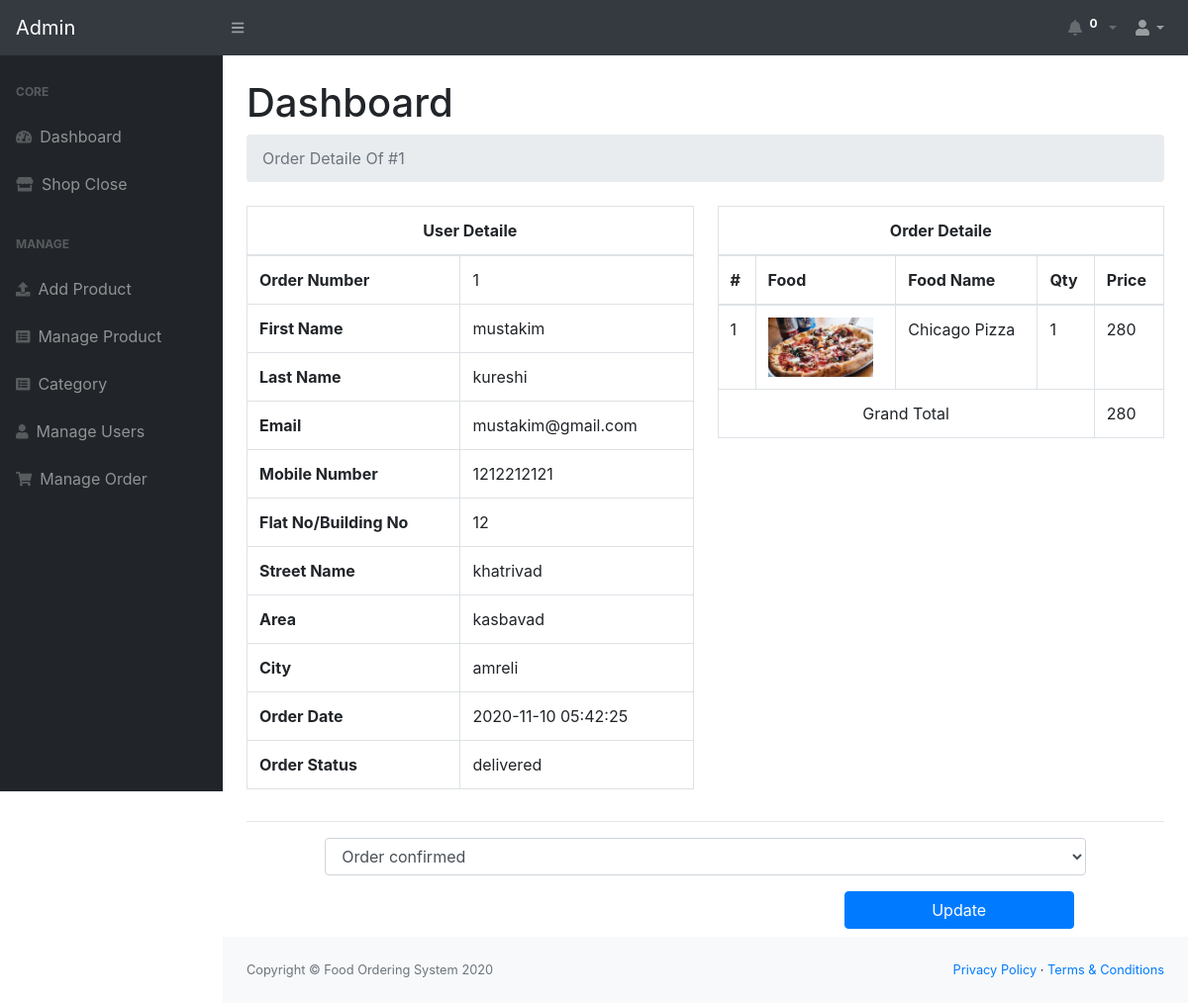
/admin/view_order.php?id=1 (signed in), run on the app's committed database.
### tables this page shows
CREATE TABLE IF NOT EXISTS `take_order` (
  `take_ord_id` int(200) NOT NULL AUTO_INCREMENT,
  `ord_id` longtext NOT NULL CHECK (json_valid(`ord_id`)),
  `address_id` int(200) NOT NULL,
  `user_id` int(200) NOT NULL,
  `status` varchar(200) NOT NULL,
  `amount` int(200) NOT NULL,
  `msg` varchar(200) NOT NULL,
  `date_time` timestamp NOT NULL DEFAULT current_timestamp(),
  PRIMARY KEY (`take_ord_id`)
);

CREATE TABLE IF NOT EXISTS `address` (
  `addr_id` int(200) NOT NULL AUTO_INCREMENT,
  `flat_no` varchar(200) NOT NULL,
  `street_name` varchar(200) NOT NULL,
  `area` varchar(200) NOT NULL,
  `city` varchar(200) NOT NULL,
  `user_id` int(200) NOT NULL,
  `date_time` timestamp NOT NULL DEFAULT current_timestamp(),
  PRIMARY KEY (`addr_id`)
);

CREATE TABLE IF NOT EXISTS `users` (
  `user_id` int(20) NOT NULL AUTO_INCREMENT,
  `fname` varchar(20) NOT NULL,
  `lname` varchar(20) NOT NULL,
  `email` varchar(20) NOT NULL,
  `mobile` int(15) NOT NULL,
  `pass` varchar(20) NOT NULL,
  `datetime` timestamp NOT NULL DEFAULT current_timestamp(),
  PRIMARY KEY (`user_id`)
);

CREATE TABLE IF NOT EXISTS `order_detaile` (
  `ord_id` int(200) NOT NULL AUTO_INCREMENT,
  `user_id` int(200) NOT NULL,
  `food_id` int(200) NOT NULL,
  `food_rs` int(200) NOT NULL,
  `food_qty` int(200) NOT NULL,
  `amount` int(200) NOT NULL,
  `time` timestamp NOT NULL DEFAULT current_timestamp(),
  `ord_status` varchar(200) NOT NULL DEFAULT 'not confirm',
  PRIMARY KEY (`ord_id`)
);

CREATE TABLE IF NOT EXISTS `food` (
  `food_id` int(20) NOT NULL AUTO_INCREMENT,
  `food_img` varchar(20) NOT NULL,
  `food_name` varchar(20) NOT NULL,
  `food_descript` varchar(100) NOT NULL,
  `food_rs` int(15) NOT NULL,
  `category_id` int(200) NOT NULL,
  PRIMARY KEY (`food_id`),
  KEY `category_id` (`category_id`)
);

### admin/view_order.php (the view, shortened to what this page needs)
<?php
if (isset($_SESSION['admin'])) {
    include 'sidebar_nav.php';
    if (isset($_GET['id'])) {
        $id = $_GET['id'];
        $qr = "SELECT * FROM `take_order` WHERE `take_ord_id`=$id";
        $res = mysqli_query($conn, $qr);
        $data = mysqli_num_rows($res);
        $row = mysqli_fetch_assoc($res);
        if ($data == 1) {
            $arr = json_decode($row['ord_id'], true);
            $qr2 = "SELECT * FROM `users` INNER JOIN `address` ON `users`.`user_id`=`address`.`user_id`";
            $res2 = mysqli_query($conn, $qr2);
            $row2 = mysqli_fetch_assoc($res2);
            $i = 1;
?>
            <main>
                <div class="container-fluid">
                    <h1 class="mt-4">Dashboard</h1>
                    <ol class="breadcrumb mb-4">
                        <li class="breadcrumb-item active">Order Detaile Of #<?= $row['take_ord_id'] ?></li>
                    </ol>
                    <div class="row">
                        <div class="col-xl-6 col-md-6 col-sm-12">
                            <table class="table table-bordered table-hover">
                                <thead class="text-center">
                                    <tr>
                                        <th colspan="2">User Detaile</th>
                                    </tr>
                                </thead>
                                <tbody>
                                    <tr>
                                        <td class="text-capitalize"><b>Order Number</b></td>
                                        <td><?= $row['take_ord_id'] ?></td>
                                    </tr>
                                    <tr>
                                        <td class="text-capitalize"><b>First Name</b></td>
                                        <td><?= $row2['fname'] ?></td>
                                    </tr>
                                    <tr>
                                        <td class="text-capitalize"><b>Last Name</b></td>
                                        <td><?= $row2['lname'] ?></td>
                                    </tr>
                                    <tr>
                                        <td class="text-capitalize"><b>Email</b></td>
                                        <td><?= $row2['email'] ?></td>
                                    </tr>
                                    <tr>
                                        <td class="text-capitalize"><b>Mobile Number</b></td>
                                        <td><?= $row2['mobile'] ?></td>
                                    </tr>
                                    <tr>
                                        <td class="text-capitalize"><b>Flat no/Building no</b></td>
                                        <td><?= $row2['flat_no'] ?></td>
                                    </tr>
                                    <tr>
                                        <td class="text-capitalize"><b>Street Name</b></td>
                                        <td><?= $row2['street_name'] ?></td>
                                    </tr>
                                    <tr>
                                        <td class="text-capitalize"><b>Area</b></td>
                                        <td><?= $row2['area'] ?></td>
                                    </tr>
                                    <tr>
                                        <td class="text-capitalize"><b>City</b></td>
                                        <td><?= $row2['city'] ?></td>
                                    </tr>
                                    <tr>
                                        <td class="text-capitalize"><b>Order Date</b></td>
                                        <td><?php echo $row['date_time']; ?></td>
                                    </tr>
                                    <tr>
                                        <td class="text-capitalize"><b>Order Status</b></td>
                                        <td><?= $row['status'] ?></td>
                                    </tr>
                                </tbody>
                            </table>
                        </div>
                        <div class="col-xl-6 col-md-6 col-sm-12">
                            <table class="table table-bordered table-hover text-capitalize">
                                <thead>
                                    <tr class="text-center">
                                        <th colspan="5">
                                            Order Detaile
                                        </th>
                                    </tr>
                                    <tr>
                                        <th>#</th>
                                        <th>Food</th>
                                        <th>Food Name</th>
                                        <th>Qty</th>
                                        <th>Price</th>
                                    </tr>
                                </thead>
                                <tbody>
                                    <?php
                                    foreach ($arr as $arr2) {
                                        $qr3 = "SELECT * FROM `order_detaile` INNER JOIN `food` ON `food`.`food_id`=`order_detaile`.`food_id` WHERE `order_detaile`.`ord_id`=$arr2";
                                        $res3 = mysqli_query($conn, $qr3);
                                        $row3 = mysqli_fetch_assoc($res3);
                                    ?>
                                        <tr>
                                            <td><?= $i++ ?></td>
                                            <td><img src="../photos/<?= $row3['food_img'] ?>" alter="can't be loaded" height="60px" width="auto">
                                            </td>
                                            <td><?= $row3['food_name'] ?></td>
                                            <td><?= $row3['food_qty'] ?></td>
                                            <td><?= $row3['amount'] ?></td>
                                        </tr>
                                    <?php
                                    }
                                    ?> <tr>
                                        <td class="text-center" colspan="4">Grand Total</td>
                                        <td><?= $row['amount'] ?></td>
                                    </tr>
                                </tbody>
                            </table>
                        </div>
                    </div>
                    <hr>
                    <div class="row">
                        <div class="col-md-10 col-sm-12 offset-md-1">
                            <form method="post" action="">
                                <select id="my-input2" name="status" class="form-control mb-3">
                                    <option value="confirm">Order confirmed</option>
                                </select>
                                <div class="col-4 ml-auto">
                                    <button type="submit" name="submit" class="btn btn-primary btn-sm-block mb-2 btn-block">Update</button>
                                </div>
                            </form>
                        </div>
                    </div>
                </div>
            </main>
<?php
        } else {
            echo "no such order";
        }
    } else {
        echo "<script>location.href='index.php'</script>";
    }
    include 'footer.php';
} else {
    header("location:login.php");
}
?>
</body>
</html>

### data on the page
take_order: take_ord_id "1", date_time "2020-11-10 05:42:25", status "delivered", amount "280"
address: user.fname "mustakim", user.lname "kureshi", user.email "mustakim@gmail.com", user.mobile "1212212121", flat_no "12", street_name "khatrivad", area "kasbavad", city "amreli"
order_detaile: food.food_img (picture), food.food_name "Chicago Pizza", food_qty "1", amount "280"

### other printed values
$no_rows "0"
